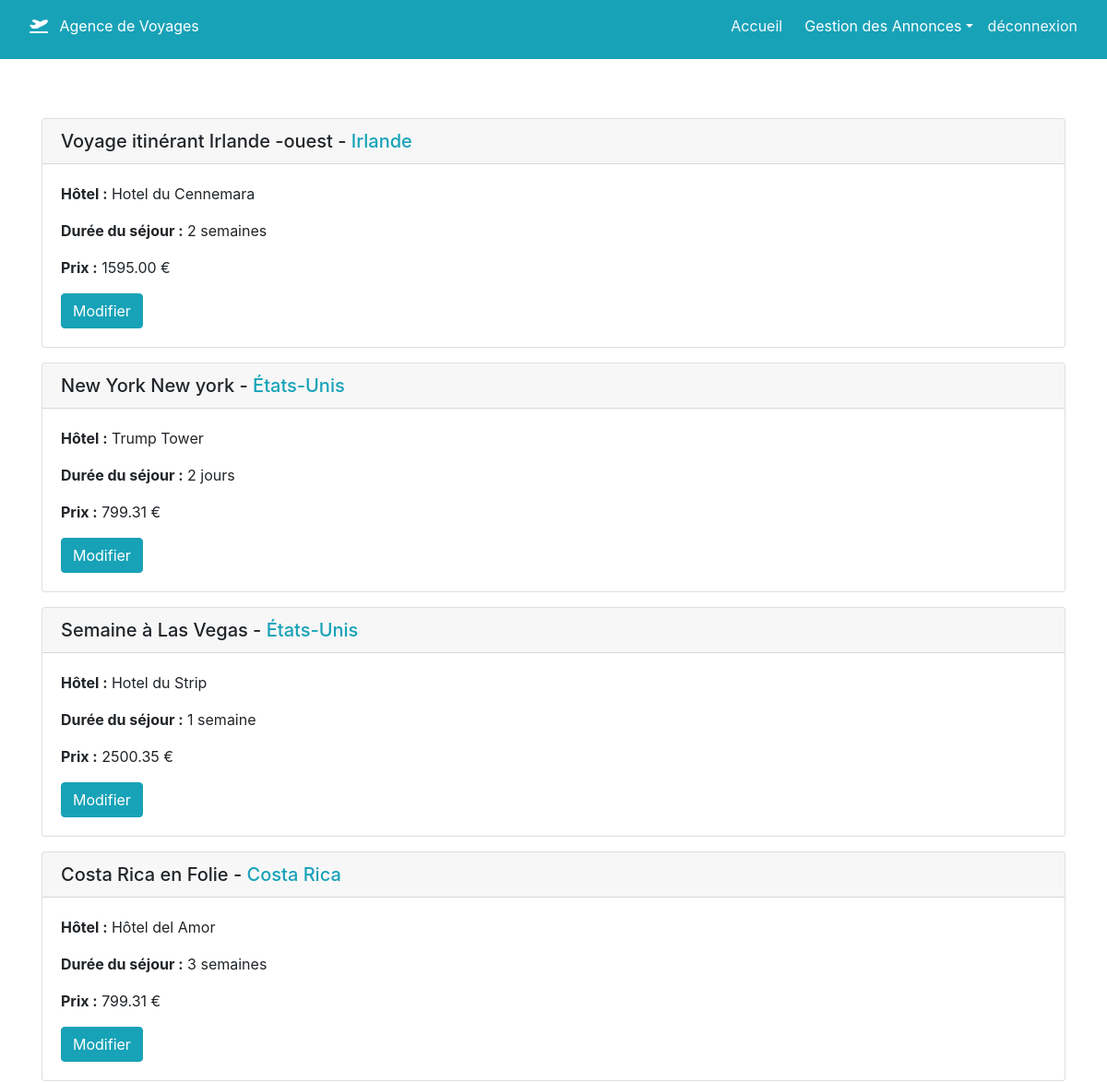
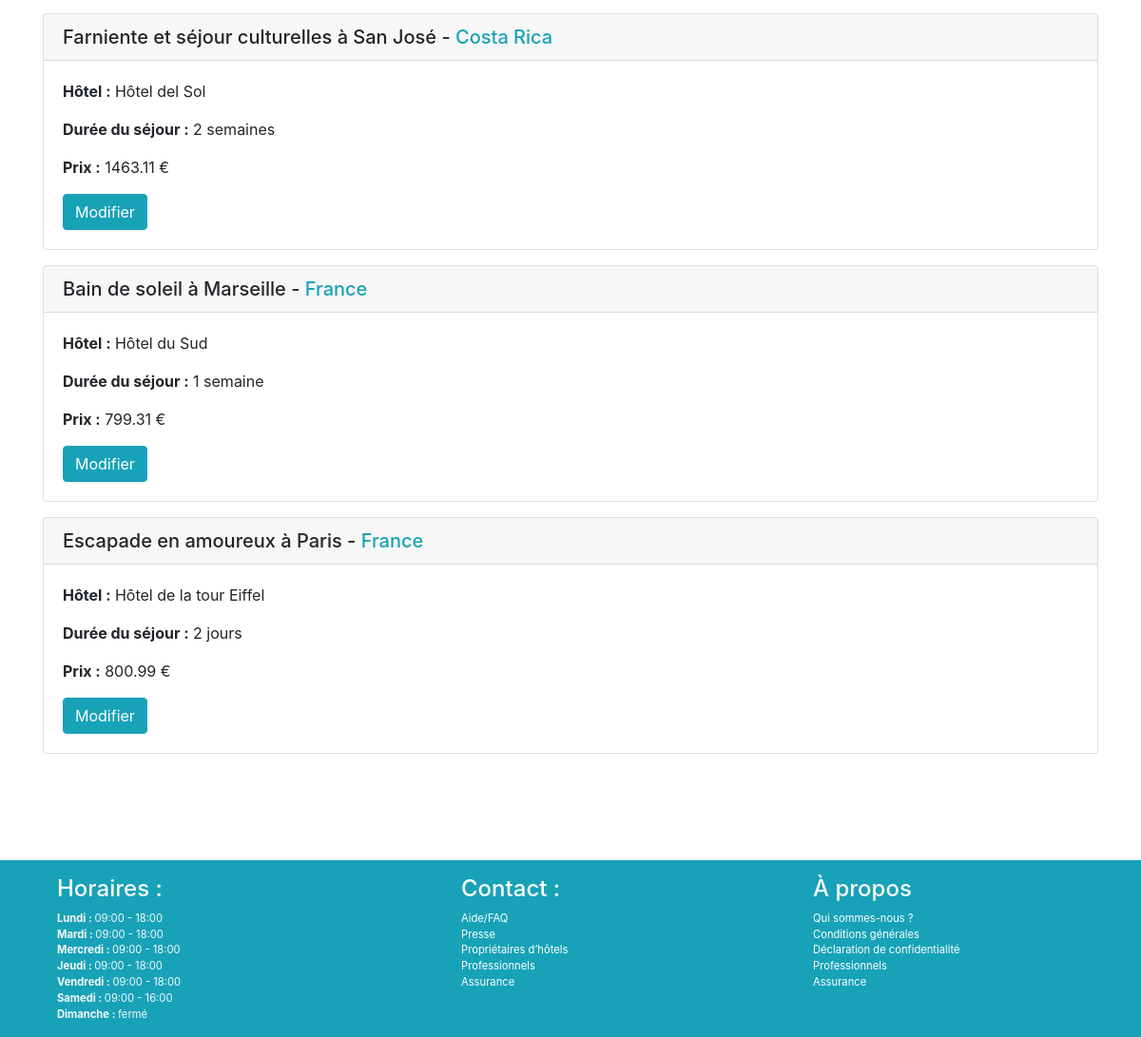
The page /admin.php (signed in) on the database its author committed (2 pictures, top to bottom).
### tables this page shows
CREATE TABLE IF NOT EXISTS `travels` (
  `id` int(11) NOT NULL AUTO_INCREMENT,
  `entitled` varchar(255) NOT NULL,
  `hostel_name` varchar(255) NOT NULL,
  `country_id` int(11) NOT NULL,
  `description` text NOT NULL,
  `term` varchar(255) NOT NULL,
  `price` varchar(10) NOT NULL,
  `picture` varchar(255) NOT NULL,
  `actived` varchar(10) NOT NULL DEFAULT 'off',
  PRIMARY KEY (`id`)
);

CREATE TABLE IF NOT EXISTS `countries` (
  `id` smallint(5) UNSIGNED NOT NULL AUTO_INCREMENT,
  `code` int(3) NOT NULL,
  `alpha2` varchar(2) NOT NULL,
  `alpha3` varchar(3) NOT NULL,
  `nom_en_gb` varchar(45) NOT NULL,
  `nom_fr_fr` varchar(45) NOT NULL,
  PRIMARY KEY (`id`),
  UNIQUE KEY `alpha2` (`alpha2`),
  UNIQUE KEY `alpha3` (`alpha3`),
  UNIQUE KEY `code_unique` (`code`)
);

### admin.php (the view, shortened to what this page needs)
<?php
require 'inc/config.php';
include 'partials/header.php';
$sql = 'SELECT * FROM countries
       RIGHT JOIN travels
       ON `travels`.`country_id` = `countries`.`id`
       ORDER BY `travels`.`id` DESC';
$requete = $bdd->prepare($sql);
$requete->execute();
$travels = $requete->fetchAll(PDO::FETCH_ASSOC);
?>
<main class="pb-5">
    <div class="container">
      <div class="row py-5">
      <div class="col-12">
        <?php foreach($travels as $travel):?>
        <div class="card my-3">
          <div class="card-header h5" id="bouton_annonces"><?=$travel['entitled']?> -
            <span class="text-info"><?=$travel['nom_fr_fr']?></span>
          </div>
            <div class="card-body">
              <p class="card-text"><b>Hôtel :</b> <?=$travel['hostel_name']?></p>
              <p class="card-text"><b>Durée du séjour :</b> <?=$travel['term']?></p>
              <p class="card-text"><b>Prix :</b> <?=$travel['price']?> €</p>
              <a href="modification_sejour.php?id=<?=$travel['id']?>" class="btn btn-info">Modifier</a>
            </div>
          </div>
        <?php endforeach;?>
      </div>
    </div>
  </div>
<?php
include 'partials/footer.php';
?>

### css/style.css (style rules this page uses)
a { color: white; }

### rows shown on the page
travels: entitled "Voyage itinérant Irlande -ouest", country.nom_fr_fr "Irlande", hostel_name "Hotel du Cennemara", term "2 semaines", price "1595.00"
travels: entitled "New York New york", country.nom_fr_fr "États-Unis", hostel_name "Trump Tower", term "2 jours", price "799.31"
travels: entitled "Semaine à Las Vegas", country.nom_fr_fr "États-Unis", hostel_name "Hotel du Strip", term "1 semaine", price "2500.35"
travels: entitled "Costa Rica en Folie", country.nom_fr_fr "Costa Rica", hostel_name "Hôtel del Amor", term "3 semaines", price "799.31"
travels: entitled "Farniente et séjour culturelles à San José", country.nom_fr_fr "Costa Rica", hostel_name "Hôtel del Sol", term "2 semaines", price "1463.11"
travels: entitled "Bain de soleil à Marseille", country.nom_fr_fr "France", hostel_name "Hôtel du Sud", term "1 semaine", price "799.31"
travels: entitled "Escapade en amoureux à Paris", country.nom_fr_fr "France", hostel_name "Hôtel de la tour Eiffel", term "2 jours", price "800.99"

### other values the page prints
$days[$key] "Lundi"
$value['start'] "09:00"
$value['end'] "18:00"
$days[$key] "Mardi"
$days[$key] "Mercredi"
$days[$key] "Jeudi"
$days[$key] "Vendredi"
$days[$key] "Samedi"
$value['end'] "16:00"
$days[$key] "Dimanche"
